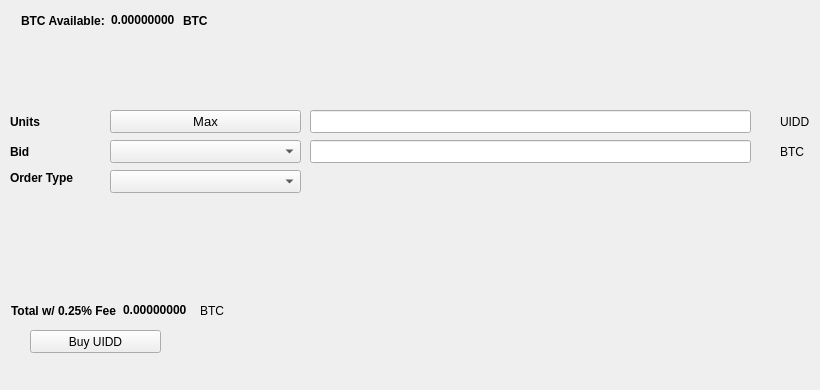
   <widget class="QWidget" name="BuyTab">
    <attribute name="title">
     <string>Buy</string>
    </attribute>
    <widget class="QPushButton" name="BuyUIDD">
     <property name="geometry">
      <rect>
       <x>30</x>
       <y>330</y>
       <width>131</width>
       <height>23</height>
      </rect>
     </property>
     <property name="text">
      <string>Buy UIDD</string>
     </property>
     <property name="icon">
      <iconset resource="../uidd.qrc">
       <normaloff>:/icons/bitcoin</normaloff>:/icons/bitcoin</iconset>
     </property>
    </widget>
    <widget class="QLabel" name="label_3">
     <property name="geometry">
      <rect>
       <x>10</x>
       <y>110</y>
       <width>46</width>
       <height>23</height>
      </rect>
     </property>
     <property name="font">
      <font>
       <weight>75</weight>
       <bold>true</bold>
      </font>
     </property>
     <property name="text">
      <string>Units</string>
     </property>
    </widget>
    <widget class="QLineEdit" name="UnitsInput">
     <property name="geometry">
      <rect>
       <x>310</x>
       <y>110</y>
       <width>441</width>
       <height>23</height>
      </rect>
     </property>
     <property name="font">
      <font>
       <pointsize>9</pointsize>
       <weight>75</weight>
       <bold>true</bold>
      </font>
     </property>
    </widget>
    <widget class="QLineEdit" name="BuyBidPriceEdit">
     <property name="geometry">
      <rect>
       <x>310</x>
       <y>140</y>
       <width>441</width>
       <height>23</height>
      </rect>
     </property>
     <property name="font">
      <font>
       <pointsize>9</pointsize>
       <weight>75</weight>
       <bold>true</bold>
      </font>
     </property>
    </widget>
    <widget class="QLabel" name="label_4">
     <property name="geometry">
      <rect>
       <x>780</x>
       <y>110</y>
       <width>31</width>
       <height>23</height>
      </rect>
     </property>
     <property name="text">
      <string>UIDD</string>
     </property>
    </widget>
    <widget class="QLabel" name="label_5">
     <property name="geometry">
      <rect>
       <x>780</x>
       <y>140</y>
       <width>31</width>
       <height>23</height>
      </rect>
     </property>
     <property name="text">
      <string>BTC</string>
     </property>
    </widget>
    <widget class="QLabel" name="label_6">
     <property name="geometry">
      <rect>
       <x>10</x>
       <y>140</y>
       <width>46</width>
       <height>23</height>
      </rect>
     </property>
     <property name="font">
      <font>
       <weight>75</weight>
       <bold>true</bold>
      </font>
     </property>
     <property name="text">
      <string>Bid</string>
     </property>
    </widget>
    <widget class="QLabel" name="label_7">
     <property name="geometry">
      <rect>
       <x>10</x>
       <y>170</y>
       <width>91</width>
       <height>16</height>
      </rect>
     </property>
     <property name="font">
      <font>
       <weight>75</weight>
       <bold>true</bold>
      </font>
     </property>
     <property name="text">
      <string>Order Type</string>
     </property>
    </widget>
    <widget class="QPushButton" name="Buy_Max_Amount">
     <property name="geometry">
      <rect>
       <x>110</x>
       <y>110</y>
       <width>191</width>
       <height>23</height>
      </rect>
     </property>
     <property name="font">
      <font>
       <pointsize>10</pointsize>
      </font>
     </property>
     <property name="text">
      <string>Max</string>
     </property>
    </widget>
    <widget class="QComboBox" name="BuyBidcomboBox">
     <property name="geometry">
      <rect>
       <x>110</x>
       <y>140</y>
       <width>191</width>
       <height>23</height>
      </rect>
     </property>
     <property name="font">
      <font>
       <pointsize>10</pointsize>
      </font>
     </property>
    </widget>
    <widget class="QComboBox" name="buyOrdertypeCombo">
     <property name="geometry">
      <rect>
       <x>110</x>
       <y>170</y>
       <width>191</width>
       <height>23</height>
      </rect>
     </property>
     <property name="font">
      <font>
       <pointsize>10</pointsize>
      </font>
     </property>
    </widget>
    <widget class="QWidget" name="layoutWidget1">
     <property name="geometry">
      <rect>
       <x>21</x>
       <y>11</y>
       <width>227</width>
       <height>19</height>
      </rect>
     </property>
     <layout class="QHBoxLayout" name="horizontalLayout_3">
      <item>
       <widget class="QLabel" name="label232">
        <property name="font">
         <font>
          <weight>75</weight>
          <bold>true</bold>
         </font>
        </property>
        <property name="text">
         <string>BTC Available:</string>
        </property>
       </widget>
      </item>
      <item>
       <widget class="QLabel" name="BtcAvailableLbl">
        <property name="palette">
         <palette>
          <active>
           <colorrole role="WindowText">
            <brush brushstyle="SolidPattern">
             <color alpha="255">
              <red>0</red>
              <green>0</green>
              <blue>0</blue>
             </color>
            </brush>
           </colorrole>
           <colorrole role="Button">
            <brush brushstyle="SolidPattern">
             <color alpha="255">
              <red>0</red>
              <green>170</green>
              <blue>0</blue>
             </color>
            </brush>
           </colorrole>
           <colorrole role="Light">
            <brush brushstyle="SolidPattern">
             <color alpha="255">
              <red>0</red>
              <green>255</green>
              <blue>0</blue>
             </color>
            </brush>
           </colorrole>
           <colorrole role="Midlight">
            <brush brushstyle="SolidPattern">
             <color alpha="255">
              <red>0</red>
              <green>212</green>
              <blue>0</blue>
             </color>
            </brush>
           </colorrole>
           <colorrole role="Dark">
            <brush brushstyle="SolidPattern">
             <color alpha="255">
              <red>0</red>
              <green>85</green>
              <blue>0</blue>
             </color>
            </brush>
           </colorrole>
           <colorrole role="Mid">
            <brush brushstyle="SolidPattern">
             <color alpha="255">
              <red>0</red>
              <green>113</green>
              <blue>0</blue>
             </color>
            </brush>
           </colorrole>
           <colorrole role="Text">
            <brush brushstyle="SolidPattern">
             <color alpha="255">
              <red>0</red>
              <green>170</green>
              <blue>0</blue>
             </color>
            </brush>
           </colorrole>
           <colorrole role="BrightText">
            <brush brushstyle="SolidPattern">
             <color alpha="255">
              <red>255</red>
              <green>255</green>
              <blue>255</blue>
             </color>
            </brush>
           </colorrole>
           <colorrole role="ButtonText">
            <brush brushstyle="SolidPattern">
             <color alpha="255">
              <red>0</red>
              <green>0</green>
              <blue>0</blue>
             </color>
            </brush>
           </colorrole>
           <colorrole role="Base">
            <brush brushstyle="SolidPattern">
             <color alpha="255">
              <red>255</red>
              <green>255</green>
              <blue>255</blue>
             </color>
            </brush>
           </colorrole>
           <colorrole role="Window">
            <brush brushstyle="SolidPattern">
             <color alpha="255">
              <red>0</red>
              <green>170</green>
              <blue>0</blue>
             </color>
            </brush>
           </colorrole>
           <colorrole role="Shadow">
            <brush brushstyle="SolidPattern">
             <color alpha="255">
              <red>0</red>
              <green>0</green>
              <blue>0</blue>
             </color>
            </brush>
           </colorrole>
           <colorrole role="AlternateBase">
            <brush brushstyle="SolidPattern">
             <color alpha="255">
              <red>127</red>
              <green>212</green>
              <blue>127</blue>
             </color>
            </brush>
           </colorrole>
           <colorrole role="ToolTipBase">
            <brush brushstyle="SolidPattern">
             <color alpha="255">
              <red>255</red>
              <green>255</green>
              <blue>220</blue>
             </color>
            </brush>
           </colorrole>
           <colorrole role="ToolTipText">
            <brush brushstyle="SolidPattern">
             <color alpha="255">
              <red>0</red>
              <green>0</green>
              <blue>0</blue>
             </color>
            </brush>
           </colorrole>
          </active>
          <inactive>
           <colorrole role="WindowText">
            <brush brushstyle="SolidPattern">
             <color alpha="255">
              <red>0</red>
              <green>0</green>
              <blue>0</blue>
             </color>
            </brush>
           </colorrole>
           <colorrole role="Button">
            <brush brushstyle="SolidPattern">
             <color alpha="255">
              <red>0</red>
              <green>170</green>
              <blue>0</blue>
             </color>
            </brush>
           </colorrole>
           <colorrole role="Light">
            <brush brushstyle="SolidPattern">
             <color alpha="255">
              <red>0</red>
              <green>255</green>
              <blue>0</blue>
             </color>
            </brush>
           </colorrole>
           <colorrole role="Midlight">
            <brush brushstyle="SolidPattern">
             <color alpha="255">
              <red>0</red>
              <green>212</green>
              <blue>0</blue>
             </color>
            </brush>
           </colorrole>
           <colorrole role="Dark">
            <brush brushstyle="SolidPattern">
             <color alpha="255">
              <red>0</red>
              <green>85</green>
              <blue>0</blue>
             </color>
            </brush>
           </colorrole>
           <colorrole role="Mid">
            <brush brushstyle="SolidPattern">
             <color alpha="255">
              <red>0</red>
              <green>113</green>
              <blue>0</blue>
             </color>
            </brush>
           </colorrole>
           <colorrole role="Text">
            <brush brushstyle="SolidPattern">
             <color alpha="255">
              <red>0</red>
              <green>170</green>
              <blue>0</blue>
             </color>
            </brush>
           </colorrole>
           <colorrole role="BrightText">
            <brush brushstyle="SolidPattern">
             <color alpha="255">
              <red>255</red>
              <green>255</green>
              <blue>255</blue>
             </color>
            </brush>
           </colorrole>
           <colorrole role="ButtonText">
            <brush brushstyle="SolidPattern">
             <color alpha="255">
              <red>0</red>
              <green>0</green>
              <blue>0</blue>
             </color>
            </brush>
           </colorrole>
           <colorrole role="Base">
            <brush brushstyle="SolidPattern">
             <color alpha="255">
              <red>255</red>
              <green>255</green>
              <blue>255</blue>
             </color>
            </brush>
           </colorrole>
           <colorrole role="Window">
            <brush brushstyle="SolidPattern">
             <color alpha="255">
              <red>0</red>
              <green>170</green>
              <blue>0</blue>
             </color>
            </brush>
           </colorrole>
           <colorrole role="Shadow">
            <brush brushstyle="SolidPattern">
             <color alpha="255">
              <red>0</red>
              <green>0</green>
              <blue>0</blue>
             </color>
            </brush>
           </colorrole>
           <colorrole role="AlternateBase">
            <brush brushstyle="SolidPattern">
             <color alpha="255">
              <red>127</red>
              <green>212</green>
              <blue>127</blue>
             </color>
            </brush>
           </colorrole>
           <colorrole role="ToolTipBase">
            <brush brushstyle="SolidPattern">
             <color alpha="255">
              <red>255</red>
              <green>255</green>
              <blue>220</blue>
             </color>
            </brush>
           </colorrole>
           <colorrole role="ToolTipText">
            <brush brushstyle="SolidPattern">
             <color alpha="255">
              <red>0</red>
              <green>0</green>
              <blue>0</blue>
             </color>
            </brush>
           </colorrole>
          </inactive>
          <disabled>
           <colorrole role="WindowText">
            <brush brushstyle="SolidPattern">
             <color alpha="255">
              <red>0</red>
              <green>85</green>
              <blue>0</blue>
             </color>
            </brush>
           </colorrole>
           <colorrole role="Button">
            <brush brushstyle="SolidPattern">
             <color alpha="255">
              <red>0</red>
              <green>170</green>
              <blue>0</blue>
             </color>
            </brush>
           </colorrole>
           <colorrole role="Light">
            <brush brushstyle="SolidPattern">
             <color alpha="255">
              <red>0</red>
              <green>255</green>
              <blue>0</blue>
             </color>
            </brush>
           </colorrole>
           <colorrole role="Midlight">
            <brush brushstyle="SolidPattern">
             <color alpha="255">
              <red>0</red>
              <green>212</green>
              <blue>0</blue>
             </color>
            </brush>
           </colorrole>
           <colorrole role="Dark">
            <brush brushstyle="SolidPattern">
             <color alpha="255">
              <red>0</red>
              <green>85</green>
              <blue>0</blue>
             </color>
            </brush>
           </colorrole>
           <colorrole role="Mid">
            <brush brushstyle="SolidPattern">
             <color alpha="255">
              <red>0</red>
              <green>113</green>
              <blue>0</blue>
             </color>
            </brush>
           </colorrole>
           <colorrole role="Text">
            <brush brushstyle="SolidPattern">
             <color alpha="255">
              <red>0</red>
              <green>85</green>
              <blue>0</blue>
             </color>
            </brush>
           </colorrole>
           <colorrole role="BrightText">
            <brush brushstyle="SolidPattern">
             <color alpha="255">
              <red>255</red>
              <green>255</green>
              <blue>255</blue>
             </color>
            </brush>
           </colorrole>
           <colorrole role="ButtonText">
            <brush brushstyle="SolidPattern">
             <color alpha="255">
              <red>0</red>
              <green>85</green>
              <blue>0</blue>
             </color>
            </brush>
           </colorrole>
           <colorrole role="Base">
            <brush brushstyle="SolidPattern">
             <color alpha="255">
              <red>0</red>
              <green>170</green>
              <blue>0</blue>
             </color>
            </brush>
           </colorrole>
           <colorrole role="Window">
            <brush brushstyle="SolidPattern">
             <color alpha="255">
              <red>0</red>
              <green>170</green>
              <blue>0</blue>
             </color>
            </brush>
           </colorrole>
           <colorrole role="Shadow">
            <brush brushstyle="SolidPattern">
             <color alpha="255">
              <red>0</red>
              <green>0</green>
              <blue>0</blue>
             </color>
            </brush>
           </colorrole>
           <colorrole role="AlternateBase">
            <brush brushstyle="SolidPattern">
             <color alpha="255">
              <red>0</red>
              <green>170</green>
              <blue>0</blue>
             </color>
            </brush>
           </colorrole>
           <colorrole role="ToolTipBase">
            <brush brushstyle="SolidPattern">
             <color alpha="255">
              <red>255</red>
              <green>255</green>
              <blue>220</blue>
             </color>
            </brush>
           </colorrole>
           <colorrole role="ToolTipText">
            <brush brushstyle="SolidPattern">
             <color alpha="255">
              <red>0</red>
              <green>0</green>
              <blue>0</blue>
             </color>
            </brush>
           </colorrole>
          </disabled>
         </palette>
        </property>
        <property name="font">
         <font>
          <weight>75</weight>
          <bold>true</bold>
         </font>
        </property>
        <property name="text">
         <string>0.00000000</string>
        </property>
        <property name="textInteractionFlags">
         <set>Qt::LinksAccessibleByMouse|Qt::TextSelectableByKeyboard|Qt::TextSelectableByMouse</set>
        </property>
       </widget>
      </item>
      <item>
       <widget class="QLabel" name="BtcAvailableLbl_2">
        <property name="font">
         <font>
          <weight>75</weight>
          <bold>true</bold>
         </font>
        </property>
        <property name="text">
         <string>BTC</string>
        </property>
       </widget>
      </item>
     </layout>
    </widget>
    <widget class="QWidget" name="layoutWidge2">
     <property name="geometry">
      <rect>
       <x>11</x>
       <y>301</y>
       <width>259</width>
       <height>19</height>
      </rect>
     </property>
     <layout class="QHBoxLayout" name="horizontalLayout_4">
      <item>
       <widget class="QLabel" name="label_9">
        <property name="font">
         <font>
          <weight>75</weight>
          <bold>true</bold>
         </font>
        </property>
        <property name="text">
         <string>Total w/ 0.25% Fee</string>
        </property>
       </widget>
      </item>
      <item>
       <widget class="QLabel" name="BuyCostLabel">
        <property name="palette">
         <palette>
          <active>
           <colorrole role="WindowText">
            <brush brushstyle="SolidPattern">
             <color alpha="255">
              <red>0</red>
              <green>0</green>
              <blue>0</blue>
             </color>
            </brush>
           </colorrole>
           <colorrole role="Button">
            <brush brushstyle="SolidPattern">
             <color alpha="255">
              <red>0</red>
              <green>170</green>
              <blue>0</blue>
             </color>
            </brush>
           </colorrole>
           <colorrole role="Light">
            <brush brushstyle="SolidPattern">
             <color alpha="255">
              <red>0</red>
              <green>255</green>
              <blue>0</blue>
             </color>
            </brush>
           </colorrole>
           <colorrole role="Midlight">
            <brush brushstyle="SolidPattern">
             <color alpha="255">
              <red>0</red>
              <green>212</green>
              <blue>0</blue>
             </color>
            </brush>
           </colorrole>
           <colorrole role="Dark">
            <brush brushstyle="SolidPattern">
             <color alpha="255">
              <red>0</red>
              <green>85</green>
              <blue>0</blue>
             </color>
            </brush>
           </colorrole>
           <colorrole role="Mid">
            <brush brushstyle="SolidPattern">
             <color alpha="255">
              <red>0</red>
              <green>113</green>
              <blue>0</blue>
             </color>
            </brush>
           </colorrole>
           <colorrole role="Text">
            <brush brushstyle="SolidPattern">
             <color alpha="255">
              <red>0</red>
              <green>170</green>
              <blue>0</blue>
             </color>
            </brush>
           </colorrole>
           <colorrole role="BrightText">
            <brush brushstyle="SolidPattern">
             <color alpha="255">
              <red>255</red>
              <green>255</green>
              <blue>255</blue>
             </color>
            </brush>
           </colorrole>
           <colorrole role="ButtonText">
            <brush brushstyle="SolidPattern">
             <color alpha="255">
              <red>0</red>
              <green>0</green>
              <blue>0</blue>
             </color>
            </brush>
           </colorrole>
           <colorrole role="Base">
            <brush brushstyle="SolidPattern">
             <color alpha="255">
              <red>255</red>
              <green>255</green>
              <blue>255</blue>
             </color>
            </brush>
           </colorrole>
           <colorrole role="Window">
            <brush brushstyle="SolidPattern">
             <color alpha="255">
              <red>0</red>
              <green>170</green>
              <blue>0</blue>
             </color>
            </brush>
           </colorrole>
           <colorrole role="Shadow">
            <brush brushstyle="SolidPattern">
             <color alpha="255">
              <red>0</red>
              <green>0</green>
              <blue>0</blue>
             </color>
            </brush>
           </colorrole>
           <colorrole role="AlternateBase">
            <brush brushstyle="SolidPattern">
             <color alpha="255">
              <red>127</red>
              <green>212</green>
              <blue>127</blue>
             </color>
            </brush>
           </colorrole>
           <colorrole role="ToolTipBase">
            <brush brushstyle="SolidPattern">
             <color alpha="255">
              <red>255</red>
              <green>255</green>
              <blue>220</blue>
             </color>
            </brush>
           </colorrole>
           <colorrole role="ToolTipText">
            <brush brushstyle="SolidPattern">
             <color alpha="255">
              <red>0</red>
              <green>0</green>
              <blue>0</blue>
             </color>
            </brush>
           </colorrole>
          </active>
          <inactive>
           <colorrole role="WindowText">
            <brush brushstyle="SolidPattern">
             <color alpha="255">
              <red>0</red>
              <green>0</green>
              <blue>0</blue>
             </color>
            </brush>
           </colorrole>
           <colorrole role="Button">
            <brush brushstyle="SolidPattern">
             <color alpha="255">
              <red>0</red>
              <green>170</green>
              <blue>0</blue>
             </color>
            </brush>
           </colorrole>
           <colorrole role="Light">
            <brush brushstyle="SolidPattern">
             <color alpha="255">
              <red>0</red>
              <green>255</green>
              <blue>0</blue>
             </color>
            </brush>
           </colorrole>
           <colorrole role="Midlight">
            <brush brushstyle="SolidPattern">
             <color alpha="255">
              <red>0</red>
              <green>212</green>
              <blue>0</blue>
             </color>
            </brush>
           </colorrole>
           <colorrole role="Dark">
            <brush brushstyle="SolidPattern">
             <color alpha="255">
              <red>0</red>
              <green>85</green>
              <blue>0</blue>
             </color>
            </brush>
           </colorrole>
           <colorrole role="Mid">
            <brush brushstyle="SolidPattern">
             <color alpha="255">
              <red>0</red>
              <green>113</green>
              <blue>0</blue>
             </color>
            </brush>
           </colorrole>
           <colorrole role="Text">
            <brush brushstyle="SolidPattern">
             <color alpha="255">
              <red>0</red>
              <green>170</green>
              <blue>0</blue>
             </color>
            </brush>
           </colorrole>
           <colorrole role="BrightText">
            <brush brushstyle="SolidPattern">
             <color alpha="255">
              <red>255</red>
              <green>255</green>
              <blue>255</blue>
             </color>
            </brush>
           </colorrole>
           <colorrole role="ButtonText">
            <brush brushstyle="SolidPattern">
             <color alpha="255">
              <red>0</red>
              <green>0</green>
              <blue>0</blue>
             </color>
            </brush>
           </colorrole>
           <colorrole role="Base">
            <brush brushstyle="SolidPattern">
             <color alpha="255">
              <red>255</red>
              <green>255</green>
              <blue>255</blue>
             </color>
            </brush>
           </colorrole>
           <colorrole role="Window">
            <brush brushstyle="SolidPattern">
             <color alpha="255">
              <red>0</red>
              <green>170</green>
              <blue>0</blue>
             </color>
            </brush>
           </colorrole>
           <colorrole role="Shadow">
            <brush brushstyle="SolidPattern">
             <color alpha="255">
              <red>0</red>
              <green>0</green>
              <blue>0</blue>
             </color>
            </brush>
           </colorrole>
           <colorrole role="AlternateBase">
            <brush brushstyle="SolidPattern">
             <color alpha="255">
              <red>127</red>
              <green>212</green>
              <blue>127</blue>
             </color>
            </brush>
           </colorrole>
           <colorrole role="ToolTipBase">
            <brush brushstyle="SolidPattern">
             <color alpha="255">
              <red>255</red>
              <green>255</green>
              <blue>220</blue>
             </color>
            </brush>
           </colorrole>
           <colorrole role="ToolTipText">
            <brush brushstyle="SolidPattern">
             <color alpha="255">
              <red>0</red>
              <green>0</green>
              <blue>0</blue>
             </color>
            </brush>
           </colorrole>
          </inactive>
          <disabled>
           <colorrole role="WindowText">
            <brush brushstyle="SolidPattern">
             <color alpha="255">
              <red>0</red>
              <green>85</green>
              <blue>0</blue>
             </color>
            </brush>
           </colorrole>
           <colorrole role="Button">
            <brush brushstyle="SolidPattern">
             <color alpha="255">
              <red>0</red>
              <green>170</green>
              <blue>0</blue>
             </color>
            </brush>
           </colorrole>
           <colorrole role="Light">
            <brush brushstyle="SolidPattern">
             <color alpha="255">
              <red>0</red>
              <green>255</green>
              <blue>0</blue>
             </color>
            </brush>
           </colorrole>
           <colorrole role="Midlight">
            <brush brushstyle="SolidPattern">
             <color alpha="255">
              <red>0</red>
              <green>212</green>
              <blue>0</blue>
             </color>
            </brush>
           </colorrole>
           <colorrole role="Dark">
            <brush brushstyle="SolidPattern">
             <color alpha="255">
              <red>0</red>
              <green>85</green>
              <blue>0</blue>
             </color>
            </brush>
           </colorrole>
           <colorrole role="Mid">
            <brush brushstyle="SolidPattern">
             <color alpha="255">
              <red>0</red>
              <green>113</green>
              <blue>0</blue>
             </color>
            </brush>
           </colorrole>
           <colorrole role="Text">
            <brush brushstyle="SolidPattern">
             <color alpha="255">
              <red>0</red>
              <green>85</green>
              <blue>0</blue>
             </color>
            </brush>
           </colorrole>
           <colorrole role="BrightText">
            <brush brushstyle="SolidPattern">
             <color alpha="255">
              <red>255</red>
              <green>255</green>
              <blue>255</blue>
             </color>
            </brush>
           </colorrole>
           <colorrole role="ButtonText">
            <brush brushstyle="SolidPattern">
             <color alpha="255">
              <red>0</red>
              <green>85</green>
              <blue>0</blue>
             </color>
            </brush>
           </colorrole>
           <colorrole role="Base">
            <brush brushstyle="SolidPattern">
             <color alpha="255">
              <red>0</red>
              <green>170</green>
              <blue>0</blue>
             </color>
            </brush>
           </colorrole>
           <colorrole role="Window">
            <brush brushstyle="SolidPattern">
             <color alpha="255">
              <red>0</red>
              <green>170</green>
              <blue>0</blue>
             </color>
            </brush>
           </colorrole>
           <colorrole role="Shadow">
            <brush brushstyle="SolidPattern">
             <color alpha="255">
              <red>0</red>
              <green>0</green>
              <blue>0</blue>
             </color>
            </brush>
           </colorrole>
           <colorrole role="AlternateBase">
            <brush brushstyle="SolidPattern">
             <color alpha="255">
              <red>0</red>
              <green>170</green>
              <blue>0</blue>
             </color>
            </brush>
           </colorrole>
           <colorrole role="ToolTipBase">
            <brush brushstyle="SolidPattern">
             <color alpha="255">
              <red>255</red>
              <green>255</green>
              <blue>220</blue>
             </color>
            </brush>
           </colorrole>
           <colorrole role="ToolTipText">
            <brush brushstyle="SolidPattern">
             <color alpha="255">
              <red>0</red>
              <green>0</green>
              <blue>0</blue>
             </color>
            </brush>
           </colorrole>
          </disabled>
         </palette>
        </property>
        <property name="font">
         <font>
          <weight>75</weight>
          <bold>true</bold>
         </font>
        </property>
        <property name="autoFillBackground">
         <bool>false</bool>
        </property>
        <property name="text">
         <string>0.00000000</string>
        </property>
        <property name="textInteractionFlags">
         <set>Qt::LinksAccessibleByMouse|Qt::TextSelectableByMouse</set>
        </property>
       </widget>
      </item>
      <item>
       <widget class="QLabel" name="label_10">
        <property name="font">
         <font>
          <weight>50</weight>
          <bold>false</bold>
         </font>
        </property>
        <property name="text">
         <string>BTC</string>
        </property>
       </widget>
      </item>
     </layout>
    </widget>
    <widget class="QLabel" name="label_24">
     <property name="geometry">
      <rect>
       <x>460</x>
       <y>300</y>
       <width>281</width>
       <height>81</height>
      </rect>
     </property>
     <property name="text">
      <string/>
     </property>
     <property name="pixmap">
      <pixmap>:/images/bittrex</pixmap>
     </property>
    </widget>
   </widget>
